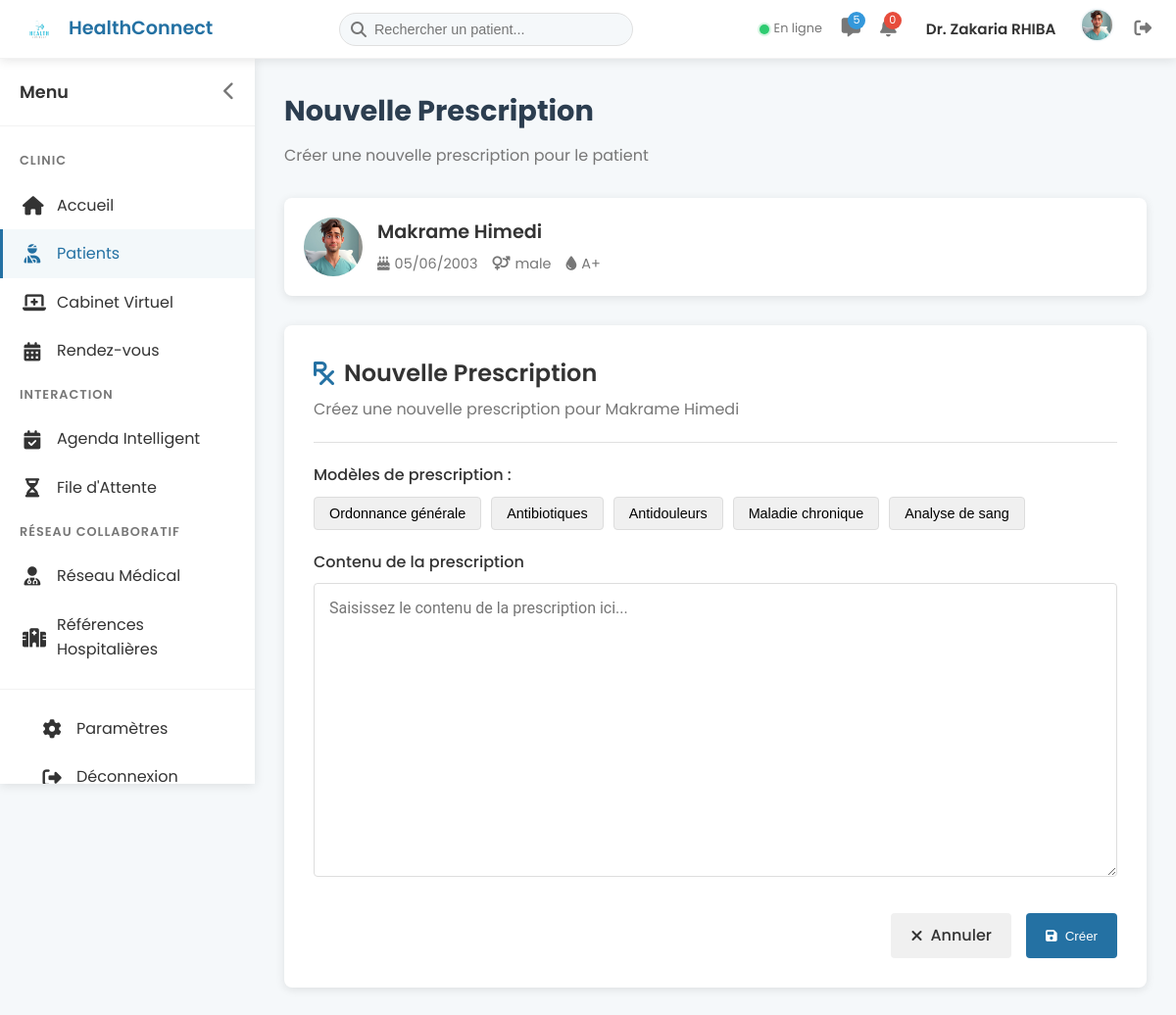
The page /doctor/new_prescription/1 (signed in) on the database its author committed.
### models.py (models this page shows, shortened)
class User(db.Model, UserMixin):
    id = db.Column(db.Integer, primary_key=True)
    email = db.Column(db.String(120), unique=True, nullable=False)
    password_hash = db.Column(db.String(128), nullable=False)
    first_name = db.Column(db.String(50), nullable=False)
    last_name = db.Column(db.String(50), nullable=False)
    role = db.Column(db.String(10), nullable=False)  # 'patient' or 'doctor'
    created_at = db.Column(db.DateTime, default=get_current_time_naive)
    patient = db.relationship('Patient', backref='user', uselist=False, cascade='all, delete-orphan')
    doctor = db.relationship('Doctor', backref='user', uselist=False, cascade='all, delete-orphan')

class Doctor(db.Model):
    id = db.Column(db.Integer, primary_key=True)
    user_id = db.Column(db.Integer, db.ForeignKey('user.id'), nullable=False)
    speciality = db.Column(db.String(100), nullable=True)
    secondary_speciality = db.Column(db.String(100), nullable=True)
    license_number = db.Column(db.String(50), nullable=True)
    years_experience = db.Column(db.Integer, nullable=True)
    education = db.Column(db.Text, nullable=True)
    bio = db.Column(db.Text, nullable=True)
    consultation_fee = db.Column(db.Float, nullable=True)
    phone = db.Column(db.String(20), nullable=True)
    address = db.Column(db.String(200), nullable=True)
    languages = db.Column(db.String(200), nullable=True)  # Comma-separated list of languages
    profile_picture = db.Column(db.String(200), nullable=True)  # Path to profile picture
    document_path = db.Column(db.String(200), nullable=True)  # Path to uploaded documents
    status = db.Column(db.String(20), default='pending')  # pending, approved, rejected
    rejection_reason = db.Column(db.Text, nullable=True)  # Reason for rejection if status is 'rejected'
    verified_at = db.Column(db.DateTime, nullable=True)  # When the doctor was verified
    practice_location = db.Column(db.String(200), nullable=True)
    previous_positions = db.Column(db.Text, nullable=True)
    linkedin = db.Column(db.String(200), nullable=True)
    website = db.Column(db.String(200), nullable=True)
    available_days = db.Column(db.String(100), nullable=True)  # Jours disponibles (format: "1,2,3,4,5")
    available_hours = db.Column(db.String(200), nullable=True)  # Heures disponibles (format: "9-12,14-17")
    video_consultation = db.Column(db.Boolean, default=True)
    email_notifications = db.Column(db.Boolean, default=True)
    sms_notifications = db.Column(db.Boolean, default=False)
    do_not_disturb = db.Column(db.Boolean, default=False)
    appointments = db.relationship('Appointment', backref='doctor', lazy='dynamic',
                                  foreign_keys='Appointment.doctor_id', cascade='all, delete-orphan')
    prescriptions = db.relationship('Prescription', backref='doctor', lazy='dynamic', cascade='all, delete-orphan')

class Patient(db.Model):
    id = db.Column(db.Integer, primary_key=True)
    user_id = db.Column(db.Integer, db.ForeignKey('user.id'), nullable=False)
    birth_date = db.Column(db.Date, nullable=True)
    gender = db.Column(db.String(10), nullable=True)  # male, female, other
    phone = db.Column(db.String(20), nullable=True)
    address = db.Column(db.String(200), nullable=True)
    id_number = db.Column(db.String(50), nullable=True)  # National ID or patient ID
    insurance = db.Column(db.String(100), nullable=True)
    blood_type = db.Column(db.String(5), nullable=True)  # A+, B-, etc.
    allergies = db.Column(db.Text, nullable=True)
    chronic_diseases = db.Column(db.Text, nullable=True)
    current_medications = db.Column(db.Text, nullable=True)
    emergency_contact_name = db.Column(db.String(100), nullable=True)
    emergency_contact_phone = db.Column(db.String(20), nullable=True)
    social_security_number = db.Column(db.String(50), nullable=True)
    profile_picture = db.Column(db.String(200), nullable=True)  # Path to profile picture
    appointments = db.relationship('Appointment', backref='patient', lazy='dynamic',
                                  foreign_keys='Appointment.patient_id', cascade='all, delete-orphan')
    prescriptions = db.relationship('Prescription', backref='patient', lazy='dynamic', cascade='all, delete-orphan')

### routes/doctor.py (the view, shortened to what this page needs)
@doctor_bp.route('/new_prescription/<int:patient_id>', methods=['GET', 'POST'])
@login_required
def new_prescription(patient_id):
    if current_user.role != 'doctor':
        flash('Access denied. You must be a doctor to view this page.', 'danger')
        return redirect(url_for('index'))
    patient = Patient.query.get_or_404(patient_id)
    appointments = Appointment.query.filter_by(
        doctor_id=current_user.doctor.id,
        patient_id=patient.id
    ).all()
    if not appointments:
        flash('Access denied. This patient does not have appointments with you.', 'danger')
        return redirect(url_for('doctor.patients'))
    latest_appointment = Appointment.query.filter_by(
        doctor_id=current_user.doctor.id,
        patient_id=patient.id
    ).order_by(Appointment.date_time.desc()).first()
    return render_template('doctor/edit_prescription.html', patient=patient, prescription=None, is_new=True)

### templates/doctor/edit_prescription.html (shortened to what this page needs)
{% extends 'dashboard_base.html' %}
{% block extra_css %}
<link rel="stylesheet" href="{{ url_for('static', filename='css/doctor/dashboard.css') }}">
{% endblock %}
{% block content %}
{% include 'doctor/partials/header.html' %}
<div class="dashboard-container">
    <div id="sidebar" class="sidebar">
        <div class="sidebar-header">
            <span class="sidebar-title">Menu</span>
            <button id="sidebar-toggle" class="sidebar-toggle">
                <i class="fas fa-chevron-left"></i>
            </button>
        </div>
        <div class="sidebar-menu">
            <div class="menu-category">CLINIC</div>
            <a href="{{ url_for('doctor.dashboard') }}" class="menu-item">
                <i class="fas fa-home"></i>
                <span class="menu-text">Accueil</span>
            </a>
            <a href="{{ url_for('doctor.patients') }}" class="menu-item active">
                <i class="fas fa-user-injured"></i>
                <span class="menu-text">Patients</span>
            </a>
            <a href="{{ url_for('doctor.virtual_office') }}" class="menu-item">
                <i class="fas fa-laptop-medical"></i>
                <span class="menu-text">Cabinet Virtuel</span>
            </a>
            <a href="{{ url_for('doctor.appointments') }}" class="menu-item">
                <i class="fas fa-calendar-alt"></i>
                <span class="menu-text">Rendez-vous</span>
            </a>
            <div class="menu-category">INTERACTION</div>
            <a href="{{ url_for('doctor.smart_agenda') }}" class="menu-item">
                <i class="fas fa-calendar-check"></i>
                <span class="menu-text">Agenda Intelligent</span>
            </a>
            <a href="{{ url_for('doctor.waiting_room') }}" class="menu-item">
                <i class="fas fa-hourglass-half"></i>
                <span class="menu-text">File d'Attente</span>
            </a>
            <div class="menu-category">RÉSEAU COLLABORATIF</div>
            <a href="{{ url_for('doctor.medical_network') }}" class="menu-item">
                <i class="fas fa-user-md"></i>
                <span class="menu-text">Réseau Médical</span>
            </a>
            <a href="{{ url_for('doctor.hospital_references') }}" class="menu-item">
                <i class="fas fa-hospital"></i>
                <span class="menu-text">Références Hospitalières</span>
            </a>
        </div>
        <div class="sidebar-footer">
            <a href="{{ url_for('doctor.settings') }}" class="menu-item">
                <i class="fas fa-cog"></i>
                <span class="menu-text">Paramètres</span>
            </a>
            <a href="{{ url_for('auth.logout') }}" class="menu-item">
                <i class="fas fa-sign-out-alt"></i>
                <span class="menu-text">Déconnexion</span>
            </a>
        </div>
    </div>
    <div id="main-content" class="main-content">
        <div class="page-header">
            <h1 class="page-title">{% if is_new %}Nouvelle Prescription{% else %}Modifier Prescription{% endif %}</h1>
            <p class="page-subtitle">{% if is_new %}Créer une nouvelle prescription pour le patient{% else %}Modifier la prescription existante{% endif %}</p>
        </div>
        <div class="dashboard-content fade-in">
            <div class="patient-info">
                <div class="patient-avatar">
                    {% if patient.profile_picture %}
                    <img src="{{ url_for('static', filename=patient.profile_picture.replace('\\', '/')) }}" alt="Patient">
                    {% else %}
                    <img src="{{ url_for('static', filename='images/default-avatar.png') }}" alt="Patient">
                    {% endif %}
                </div>
                <div class="patient-details">
                    <div class="patient-name">{{ patient.user.first_name }} {{ patient.user.last_name }}</div>
                    <div class="patient-meta">
                        <div class="patient-meta-item">
                            <i class="fas fa-birthday-cake"></i>
                            <span>{{ patient.birth_date.strftime('%d/%m/%Y') if patient.birth_date else 'Non renseigné' }}</span>
                        </div>
                        <div class="patient-meta-item">
                            <i class="fas fa-venus-mars"></i>
                            <span>{{ patient.gender or 'Non renseigné' }}</span>
                        </div>
                        <div class="patient-meta-item">
                            <i class="fas fa-tint"></i>
                            <span>{{ patient.blood_type or 'Non renseigné' }}</span>
                        </div>
                    </div>
                </div>
            </div>
            <div class="prescription-form-container fade-in">
                <div class="form-header">
                    <div>
                        <div class="form-title">
                            <i class="fas fa-prescription"></i>
                            {% if is_new %}Nouvelle Prescription{% else %}Modifier Prescription{% endif %}
                        </div>
                        <div class="form-subtitle">
                            {% if is_new %}
                            Créez une nouvelle prescription pour {{ patient.user.first_name }} {{ patient.user.last_name }}
                            {% else %}
                            Modifiez la prescription du {{ prescription.created_at.strftime('%d/%m/%Y à %H:%M') }}
                            {% endif %}
                        </div>
                    </div>
                </div>
                <div class="prescription-templates">
                    <div class="template-title">Modèles de prescription :</div>
                    <div class="template-buttons">
                        <button type="button" class="template-btn" data-template="general">Ordonnance générale</button>
                        <button type="button" class="template-btn" data-template="antibiotics">Antibiotiques</button>
                        <button type="button" class="template-btn" data-template="painkillers">Antidouleurs</button>
                        <button type="button" class="template-btn" data-template="chronic">Maladie chronique</button>
                        <button type="button" class="template-btn" data-template="blood-test">Analyse de sang</button>
                    </div>
                </div>
                <form method="POST" class="prescription-form">
                    <div class="form-group">
                        <label for="content" class="form-label">Contenu de la prescription</label>
                        <textarea name="content" id="content" class="form-control" placeholder="Saisissez le contenu de la prescription ici...">{{ prescription.content if prescription else '' }}</textarea>
                    </div>
                    <div class="form-actions">
                        <a href="{{ url_for('doctor.patient_prescriptions', patient_id=patient.id) }}" class="btn btn-secondary">
                            <i class="fas fa-times"></i> Annuler
                        </a>
                        <button type="submit" class="btn btn-primary">
                            <i class="fas fa-save"></i> {% if is_new %}Créer{% else %}Enregistrer{% endif %}
                        </button>
                    </div>
                </form>
            </div>
        </div>
    </div>
</div>
{% endblock %}

### templates/doctor/partials/header.html (shortened to what this page needs)
<div class="topbar">
    <div class="topbar-logo">
        <a href="{{ url_for('doctor.dashboard') }}" class="logo-link">
            <img src="{{ url_for('static', filename='images/logo.png') }}" alt="HealthConnect Logo">
            <span>HealthConnect</span>
        </a>
    </div>
    <div class="topbar-search">
        <i class="fas fa-search"></i>
        <input type="text" placeholder="Rechercher un patient...">
    </div>
    <div class="topbar-actions">
        <div class="doctor-status">
            <span class="status-indicator status-online"></span>
            <span class="status-text">En ligne</span>
        </div>
        <div class="topbar-messages">
            <span class="messages-badge">5</span>
        </div>
        <div class="topbar-notification" id="notification-toggle">
            <span class="notification-badge">0</span>
        </div>
        <div class="doctor-profile-simple">
            <a href="{{ url_for('doctor.profile') }}" class="profile-link">
                <span class="doctor-name">Dr. {{ current_user.first_name }} {{ current_user.last_name }}</span>
            </a>
            <a href="{{ url_for('doctor.profile') }}" class="avatar-link">
                {% if current_user.doctor.profile_picture %}
                    <img src="{{ url_for('static', filename=current_user.doctor.profile_picture.replace('\\', '/')) }}" alt="Avatar" class="doctor-avatar-img">
                {% else %}
                    <img src="{{ url_for('static', filename='images/default-avatar.png') }}" alt="Avatar" class="doctor-avatar-img">
                {% endif %}
            </a>
            <a href="{{ url_for('auth.logout') }}" class="logout-link">
                <i class="fas fa-sign-out-alt"></i>
            </a>
        </div>
    </div>
</div>

### rows shown on the page
User: first_name "Zakaria", last_name "RHIBA"
Doctor: profile_picture (picture)
Patient: profile_picture (picture), birth_date "05/06/2003", gender "male", blood_type "A+"
User: user.first_name "Makrame", user.last_name "Himedi"
